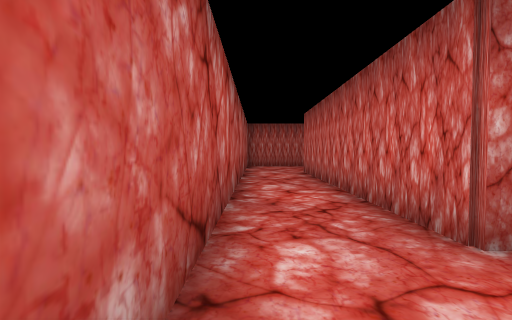
View 1 (above)

22 first-person views from a walk through a Unity game level. The camera is 1.5 m above the floor, tilts 2° down and sees 85° across. The floor is counted in squares, 2 m on a side. Each view is taken from the middle of a square. On the plan, view 1 faces up. The plan holds only what a view shows up to about 10 squares ahead; the rest is blank. The player character is not drawn.

View 2
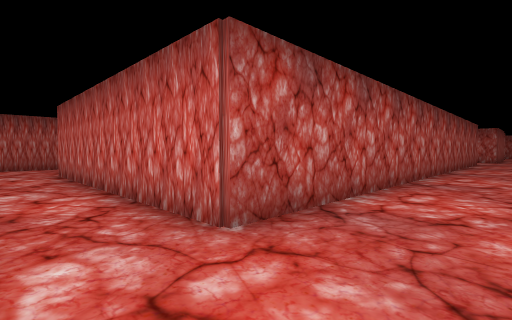

View 3
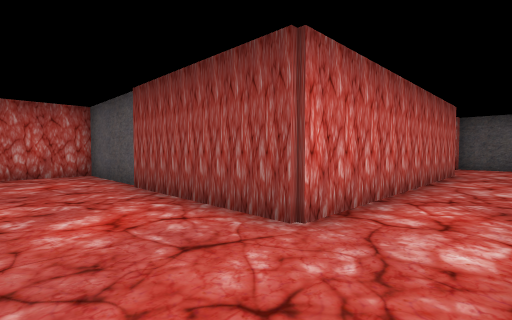

View 4
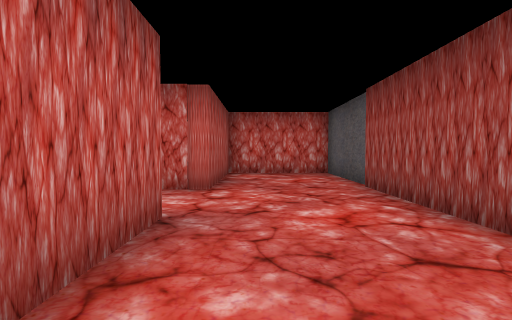

View 5
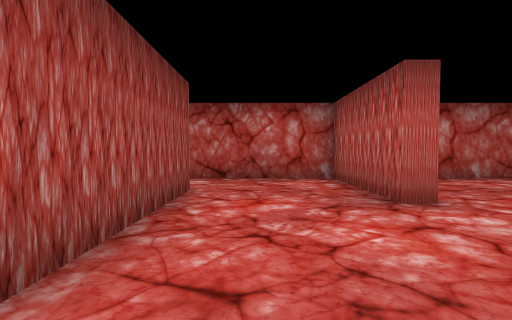

View 6
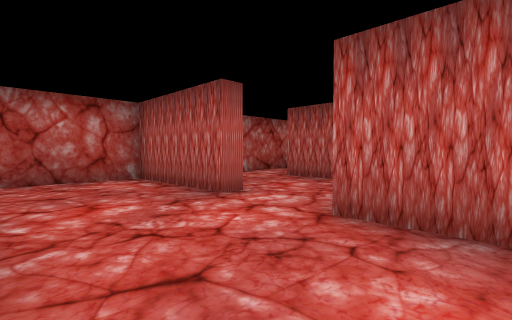

View 7
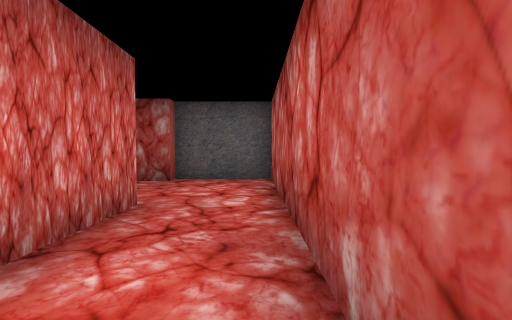

View 8
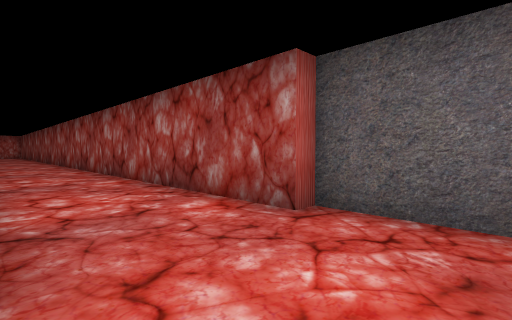

View 9
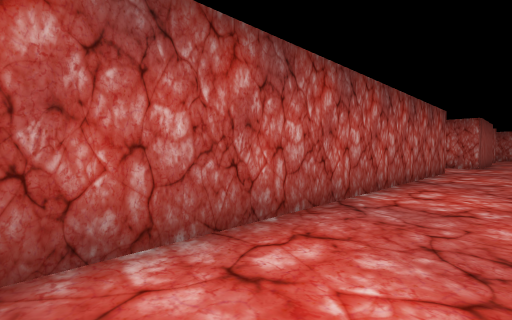

View 10
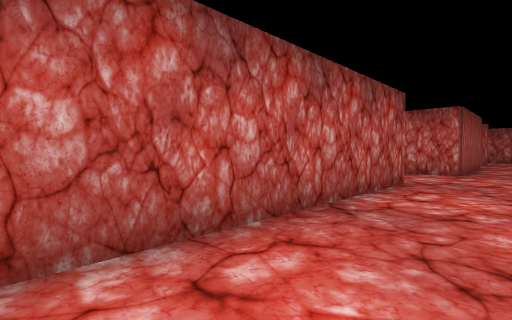

View 11
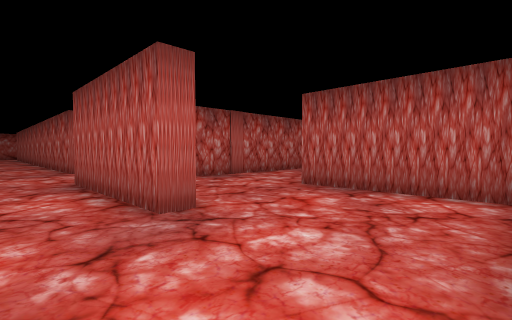

View 12
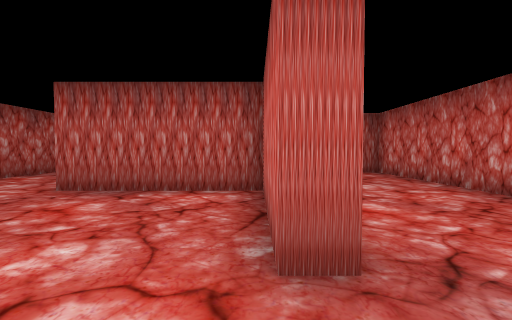

View 13
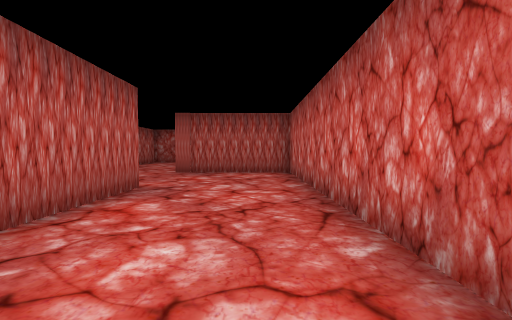

View 14
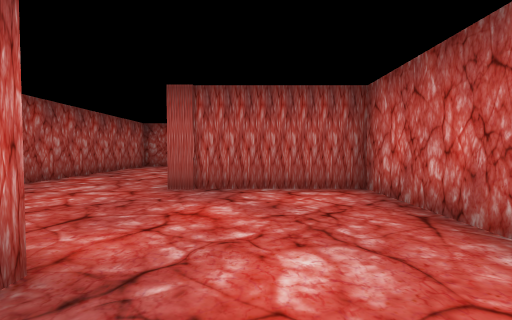

View 15
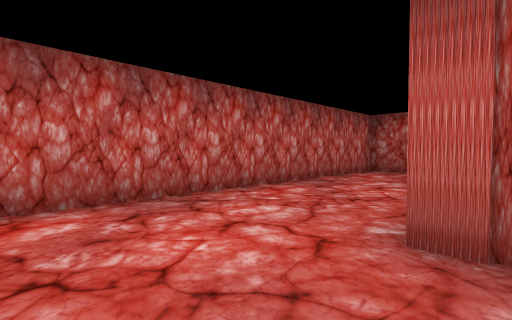

View 16
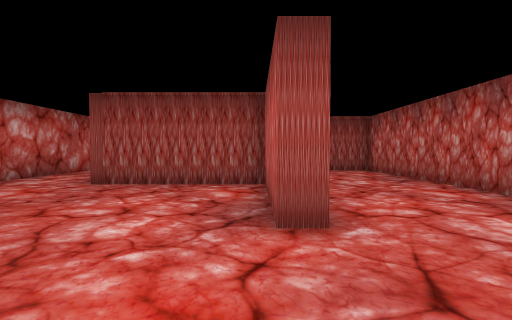

View 17
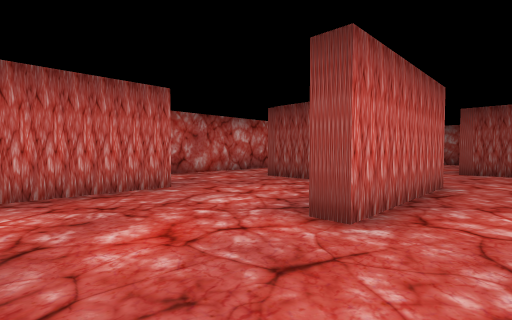

View 18
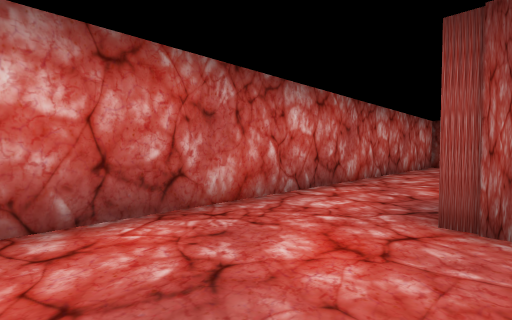

View 19
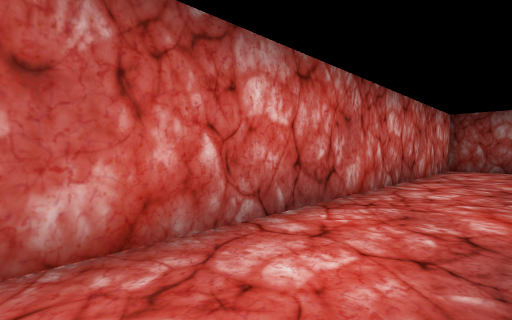

View 20
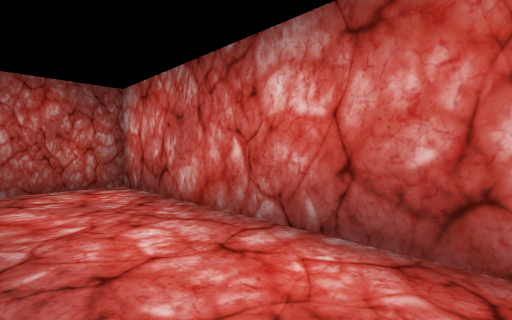

View 21
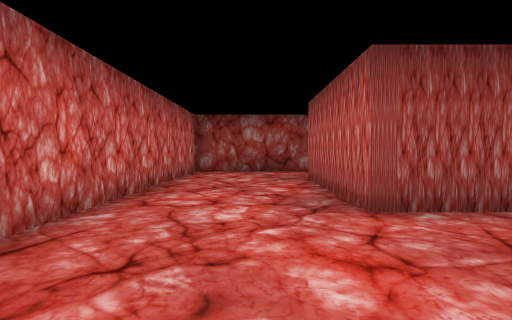

View 22
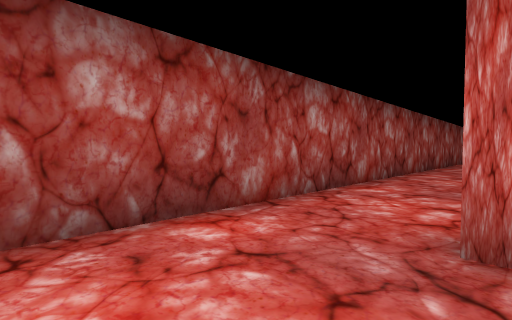

### Floor plan
Ten units are one square. View 1 is at (0, 0); x grows to the right and y downward. Boxes are objects, and circles mark ways between rooms. Rooms are numbered by the first view taken in them; rooms with no view inside come last. Other rooms are left out.
<svg viewBox="-9 -175 365 192">
<path fill="none" stroke="#000" d="M178 -20 17 -20 17 -97 91 -97 91 -129M212 -95 212 -44M196 8 285 8M248 -20 248 -16 207 -16 207 -30M286 -16 281 -16 281 -52 242 -52M72 -130 53 -130M31 -136 31 -130 -4 -130 -4 12 21 12 21 8 114 8M322 -94 283 -94 283 -133 288 -133 288 -99 324 -99M322 -131 322 -159M269 -56 286 -56 286 -16M261 -170 248 -170 248 -60M285 8 322 8 322 -97 328 -97M335 8 351 8 351 -170 332 -170"/>
<circle cx="290" cy="-5" r="3" fill="#2a7"/>
<text x="190" y="-50">1</text>
<text x="310" y="-90">2</text>
</svg>
Room 1 opens to room 2.

Where each view was taken, in squares from view 1:
view 1: 0 up, 0 right, facing up
view 2: 0 up, 0 right, facing up-right
view 3: 12 up, 0 right, facing down-right
view 4: 12 up, 0 right, facing right
view 5: 11 up, 7 right, facing left
view 6: 10 up, 7 right, facing up-left
view 7: 6 up, 0 right, facing down
view 8: 2 up, 0 right, facing down-right
view 9: 0 up, 7 right, facing up-right
view 10: 0 up, 11 right, facing up-right
view 11: 0 up, 28 right, facing up-left
view 12: 0 up, 28 right, facing up
view 13: 0 up, 31 right, facing up
view 14: 4 up, 30 right, facing up
view 15: 7 up, 29 right, facing up-left
view 16: 16 up, 29 right, facing down
view 17: 16 up, 27 right, facing down-right
view 18: 13 up, 32 right, facing down-right
view 19: 11 up, 33 right, facing down-right
view 20: 11 up, 33 right, facing up-right
view 21: 9 up, 30 right, facing down
view 22: 2 up, 31 right, facing down-left
